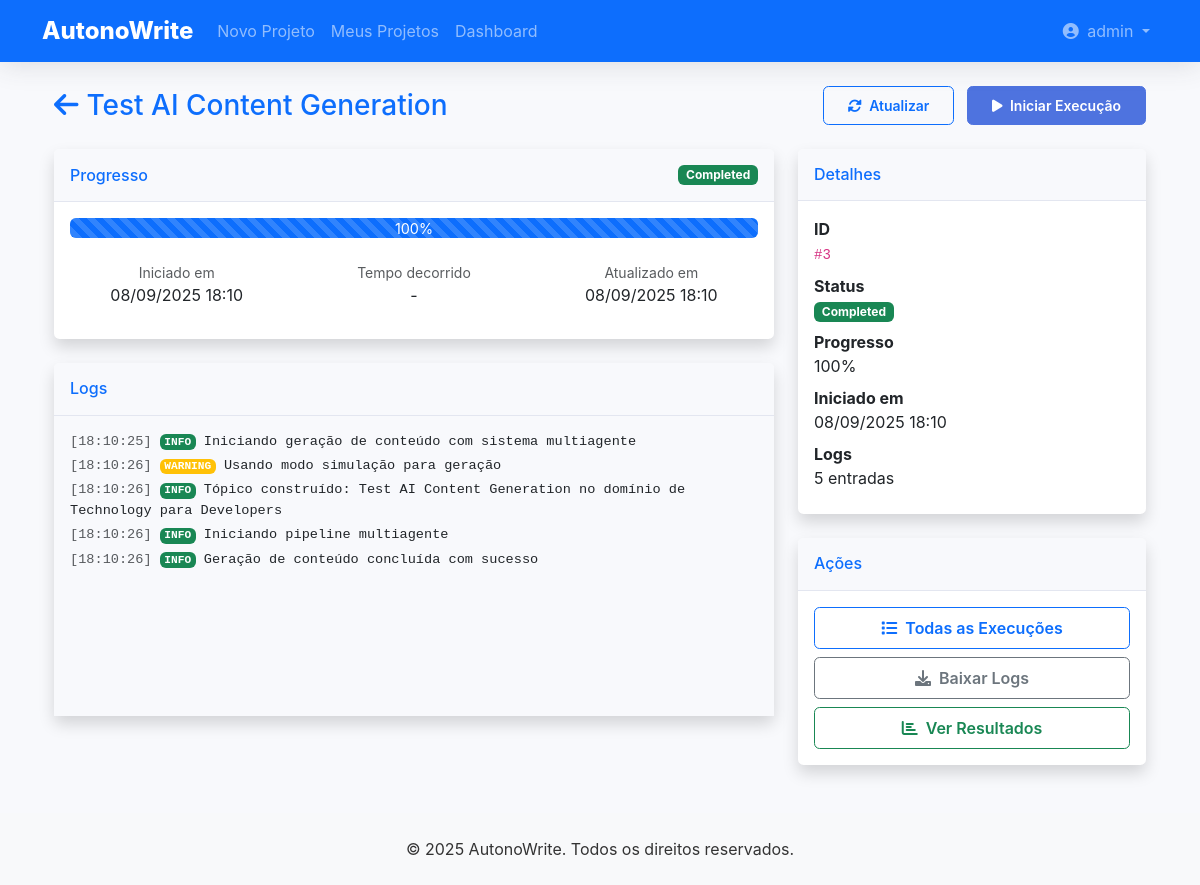
The app's page /execution/project/1/dashboard (signed in) with its own data.
### app/models/user.py (models this page shows, shortened)
class User(UserMixin, db.Model):
    __tablename__ = 'users'
    id = db.Column(db.Integer, primary_key=True)
    username = db.Column(db.String(64), index=True, unique=True, nullable=False)
    email = db.Column(db.String(120), index=True, unique=True, nullable=False)
    password_hash = db.Column(db.String(256), nullable=False)
    created_at = db.Column(db.DateTime, default=datetime.utcnow)
    is_active = db.Column(db.Boolean, default=True)
    is_admin = db.Column(db.Boolean, default=False)
    projects = db.relationship('Project', backref='author', lazy='dynamic')

### app/models/project.py (models this page shows, shortened)
class Project(db.Model):
    __tablename__ = 'projects'
    id = db.Column(db.Integer, primary_key=True)
    title = db.Column(db.String(200), nullable=False)
    description = db.Column(db.Text)
    status = db.Column(db.String(20), default='draft')  # draft, pending, in_progress, completed, archived
    created_at = db.Column(db.DateTime, default=datetime.utcnow)
    updated_at = db.Column(db.DateTime, default=datetime.utcnow, onupdate=datetime.utcnow)
    user_id = db.Column(db.Integer, db.ForeignKey('users.id'), nullable=False)
    executions = db.relationship('Execution', back_populates='project',
                               order_by='desc(Execution.started_at)',
                               cascade='all, delete-orphan')
    settings = db.Column(JSONType, default=dict)  # Stores all wizard settings
    content = db.Column(JSONType, default=dict)   # Stores generated content
    def get_last_execution(self):
        return Execution.query.filter_by(
            project_id=self.id
        ).order_by(Execution.started_at.desc()).first()

### app/models/execution.py (models this page shows, shortened)
class Execution(db.Model):
    __tablename__ = 'executions'
    id = db.Column(db.Integer, primary_key=True)
    project_id = db.Column(db.Integer, db.ForeignKey('projects.id'), nullable=False)
    user_id = db.Column(db.Integer, db.ForeignKey('users.id'), nullable=False)
    status = db.Column(db.Enum(ExecutionStatus), default=ExecutionStatus.PENDING, nullable=False)
    started_at = db.Column(db.DateTime, default=datetime.utcnow)
    completed_at = db.Column(db.DateTime)
    progress = db.Column(db.Float, default=0.0)  # 0.0 to 1.0
    metadata_ = db.Column('metadata', JSONType)  # Additional execution metadata
    project = db.relationship('Project', back_populates='executions')
    user = db.relationship('User')
    logs = db.relationship('ExecutionLog', back_populates='execution',
                          order_by='ExecutionLog.timestamp',
                          cascade='all, delete-orphan')

class ExecutionLog(db.Model):
    __tablename__ = 'execution_logs'
    id = db.Column(db.Integer, primary_key=True)
    execution_id = db.Column(db.Integer, db.ForeignKey('executions.id'), nullable=False)
    timestamp = db.Column(db.DateTime, default=datetime.utcnow, nullable=False)
    level = db.Column(db.Enum(ExecutionLogLevel), nullable=False)
    message = db.Column(db.Text, nullable=False)
    execution = db.relationship('Execution', back_populates='logs')

### app/routes/execution.py (the view)
@bp.route('/project/<int:project_id>/dashboard')
@login_required
@project_required
def execution_dashboard(project):
    execution = project.get_last_execution()
    return render_template('execution/dashboard.html',
                         project=project,
                         execution=execution,
                         ExecutionStatus=ExecutionStatus)

### app/models/user.py (called while the page is built)
@login_manager.user_loader
def load_user(id):
    return User.query.get(int(id))

### app/templates/execution/dashboard.html (shortened to what this page needs)
{% extends "base.html" %}
{% block content %}
<div class="container-fluid">
    <div class="d-sm-flex align-items-center justify-content-between mb-4">
        <h1 class="h3 mb-0 text-gray-800">
            <a href="{{ url_for('projects.view_project', project_id=project.id) }}" class="text-decoration-none">
                <i class="fas fa-arrow-left me-2"></i>{{ project.title }}
            </a>
        </h1>
        <div>
            <button id="refreshBtn" class="btn btn-sm btn-outline-primary me-2">
                <i class="fas fa-sync-alt me-1"></i> Atualizar
            </button>
            {% if execution and execution.status.name in ['PENDING', 'RUNNING'] %}
            <button id="cancelExecutionBtn" class="btn btn-sm btn-outline-danger" data-execution-id="{{ execution.id }}">
                <i class="fas fa-times-circle me-1"></i> Cancelar
            </button>
            {% else %}
            <button id="startExecutionBtn" class="btn btn-sm btn-primary" data-project-id="{{ project.id }}">
                <i class="fas fa-play me-1"></i> Iniciar Execução
            </button>
            {% endif %}
        </div>
    </div>
    <div class="row">
        <div class="col-xl-8">
            <div class="card shadow mb-4">
                <div class="card-header py-3 d-flex justify-content-between align-items-center">
                    <h6 class="m-0 font-weight-bold text-primary">Progresso</h6>
                    <span id="executionStatus" class="badge {% if execution %}{% if execution.status.name == 'COMPLETED' %}bg-success{% elif execution.status.name == 'FAILED' %}bg-danger{% elif execution.status.name == 'RUNNING' %}bg-primary{% else %}bg-secondary{% endif %}{% else %}bg-secondary{% endif %}">
                        {{ execution.status.value|title if execution else 'Nenhuma execução' }}
                    </span>
                </div>
                <div class="card-body">
                    <div class="progress mb-4" style="height: 20px;">
                        <div id="executionProgress" class="progress-bar progress-bar-striped {% if execution and execution.status.name == 'RUNNING' %}progress-bar-animated{% endif %}"
                             style="width: {{ ((execution.progress * 100) if execution and execution.progress else 0)|int }}%"
                             aria-valuenow="{{ ((execution.progress * 100) if execution and execution.progress else 0)|int }}">
                            {{ ((execution.progress * 100) if execution and execution.progress else 0)|int }}%
                        </div>
                    </div>
                    <div class="row text-center">
                        <div class="col-md-4 mb-3">
                            <div class="text-muted small">Iniciado em</div>
                            <div id="startedAt">{{ execution.started_at.strftime('%d/%m/%Y %H:%M') if execution else '-' }}</div>
                        </div>
                        <div class="col-md-4 mb-3">
                            <div class="text-muted small">Tempo decorrido</div>
                            <div id="elapsedTime">-</div>
                        </div>
                        <div class="col-md-4 mb-3">
                            <div class="text-muted small">Atualizado em</div>
                            <div id="lastUpdated">{{ execution.completed_at.strftime('%d/%m/%Y %H:%M') if execution and execution.completed_at else execution.started_at.strftime('%d/%m/%Y %H:%M') if execution and execution.started_at else '-' }}</div>
                        </div>
                    </div>
                </div>
            </div>
            <div class="card shadow">
                <div class="card-header py-3">
                    <h6 class="m-0 font-weight-bold text-primary">Logs</h6>
                </div>
                <div id="executionLogs" class="card-body p-3" style="height: 300px; overflow-y: auto; background-color: #f8f9fc; font-family: monospace;">
                    {% if execution and execution.logs %}
                        {% for log in execution.logs %}
                        <div class="mb-1">
                            <span class="text-muted">[{{ log.timestamp.strftime('%H:%M:%S') }}]</span>
                            <span class="badge bg-{{ 'success' if log.level.name == 'INFO' else 'warning' if log.level.name == 'WARNING' else 'danger' }} text-white">
                                {{ log.level.name }}
                            </span>
                            {{ log.message }}
                        </div>
                        {% endfor %}
                    {% else %}
                        <div class="text-muted text-center py-5">Nenhum log disponível</div>
                    {% endif %}
                </div>
            </div>
        </div>
        <div class="col-xl-4">
            <div class="card shadow mb-4">
                <div class="card-header py-3">
                    <h6 class="m-0 font-weight-bold text-primary">Detalhes</h6>
                </div>
                <div class="card-body">
                    {% if execution %}
                        <dl class="mb-0">
                            <dt>ID</dt>
                            <dd><code>#{{ execution.id }}</code></dd>
                            <dt>Status</dt>
                            <dd>
                                <span class="badge {% if execution.status.name == 'COMPLETED' %}bg-success{% elif execution.status.name == 'FAILED' %}bg-danger{% elif execution.status.name == 'RUNNING' %}bg-primary{% else %}bg-secondary{% endif %}">
                                    {{ execution.status.value|title }}
                                </span>
                            </dd>
                            <dt>Progresso</dt>
                            <dd>{{ ((execution.progress * 100) if execution and execution.progress else 0)|int }}%</dd>
                            <dt>Iniciado em</dt>
                            <dd>{{ execution.started_at.strftime('%d/%m/%Y %H:%M') }}</dd>
                            <dt>Logs</dt>
                            <dd>{{ execution.logs|length }} entradas</dd>
                        </dl>
                    {% else %}
                        <p class="text-muted mb-0">Nenhuma execução encontrada.</p>
                    {% endif %}
                </div>
            </div>
            <div class="card shadow">
                <div class="card-header py-3">
                    <h6 class="m-0 font-weight-bold text-primary">Ações</h6>
                </div>
                <div class="card-body">
                    <div class="d-grid gap-2">
                        <a href="{{ url_for('execution.project_executions', project_id=project.id) }}" class="btn btn-outline-primary">
                            <i class="fas fa-list me-1"></i> Todas as Execuções
                        </a>
                        <button id="downloadLogsBtn" class="btn btn-outline-secondary" {% if not execution or not execution.logs|length %}disabled{% endif %}>
                            <i class="fas fa-download me-1"></i> Baixar Logs
                        </button>
                        <button id="viewResultsBtn" class="btn btn-outline-success" {% if not execution or execution.status.name != 'COMPLETED' %}disabled{% endif %}>
                            <i class="fas fa-chart-bar me-1"></i> Ver Resultados
                        </button>
                    </div>
                </div>
            </div>
        </div>
    </div>
</div>
{% endblock %}

### app/templates/base.html (shortened to what this page needs)
<!DOCTYPE html>
<html lang="pt-BR">
<head>
    <link href="https://cdn.jsdelivr.net/npm/bootstrap@5.3.0/dist/css/bootstrap.min.css" rel="stylesheet">
    <link rel="stylesheet" href="https://cdnjs.cloudflare.com/ajax/libs/font-awesome/6.0.0/css/all.min.css">
    <link rel="stylesheet" href="{{ url_for('static', filename='css/style.css') }}">
</head>
<body>
    <nav class="navbar navbar-expand-lg navbar-dark bg-primary">
        <div class="container">
            <a class="navbar-brand" href="{{ url_for('main.index') }}">AutonoWrite</a>
            <div class="collapse navbar-collapse" id="navbarNav">
                <ul class="navbar-nav me-auto">
                    <li class="nav-item">
                        <a class="nav-link" href="{{ url_for('wizard.new_project') }}">Novo Projeto</a>
                    </li>
                    <li class="nav-item">
                        <a class="nav-link" href="{{ url_for('projects.list_projects') }}">Meus Projetos</a>
                    </li>
                    <li class="nav-item">
                        <a class="nav-link" href="{{ url_for('main.dashboard') }}">Dashboard</a>
                    </li>
                </ul>
                <ul class="navbar-nav">
                    {% if current_user.is_authenticated %}
                        <li class="nav-item dropdown">
                            <a class="nav-link dropdown-toggle" href="#" id="userDropdown" role="button" data-bs-toggle="dropdown">
                                <i class="fas fa-user-circle me-1"></i> {{ current_user.username }}
                            </a>
                        </li>
                    {% endif %}
                </ul>
            </div>
        </div>
    </nav>
    <main class="container my-4">
        {% block content %}{% endblock %}
    </main>
    <footer class="bg-light py-4 mt-5">
        <div class="container text-center">
            <p class="mb-0">&copy; 2025 AutonoWrite. Todos os direitos reservados.</p>
        </div>
    </footer>
</body>
</html>

### app/static/css/style.css (style rules this page uses)
:root { --primary-color: #4e73df; --secondary-color: #858796; --success-color: #1cc88a; --info-color: #36b9cc; --warning-color: #f6c23e; --danger-color: #e74a3b; --light-color: #f8f9fc; --dark-color: #5a5c69; }
body { font-family: 'Nunito', -apple-system, BlinkMacSystemFont, 'Segoe UI', Roboto, 'Helvetica Neue', Arial, sans-serif; background-color: #f8f9fc; color: #333; }
.navbar { box-shadow: 0 0.15rem 1.75rem 0 rgba(58, 59, 69, 0.15); }
.navbar-brand { font-weight: 800; font-size: 1.5rem; }
.card { border: none; border-radius: 0.35rem; box-shadow: 0 0.15rem 1.75rem 0 rgba(58, 59, 69, 0.1); transition: transform 0.2s ease-in-out, box-shadow 0.2s ease-in-out; }
.card-header { background-color: #f8f9fc; border-bottom: 1px solid #e3e6f0; font-weight: 700; }
.btn { border-radius: 0.35rem; font-weight: 600; padding: 0.5rem 1.5rem; }
.btn-primary { background-color: var(--primary-color); border-color: var(--primary-color); }
.shadow { box-shadow: 0 0.15rem 1.75rem 0 rgba(58, 59, 69, 0.15); }

### app/templates/execution/dashboard.html (style rules this page uses)
#executionLogs { font-size: 0.85rem; line-height: 1.5; }
#executionLogs .badge { font-size: 0.7rem; padding: 0.2em 0.4em; }
.progress { height: 1.5rem; font-size: 0.9rem; }
.progress-bar { display: flex; align-items: center; justify-content: center; }

### records on screen
User: username "admin"
Project: title "Test AI Content Generation"
Execution: status.value "Completed", progress "100", started_at "08/09/2025 18:10", completed_at "08/09/2025 18:10", id "3"
ExecutionLog: timestamp "18:10:25", level.name "INFO", message "Iniciando geração de conteúdo com sistema multiagente"
ExecutionLog: timestamp "18:10:26", level.name "WARNING", message "Usando modo simulação para geração"
ExecutionLog: timestamp "18:10:26", level.name "INFO", message "Tópico construído: Test AI Content Generation no domínio de Technology para Developers"
ExecutionLog: timestamp "18:10:26", level.name "INFO", message "Iniciando pipeline multiagente"
ExecutionLog: timestamp "18:10:26", level.name "INFO", message "Geração de conteúdo concluída com sucesso"

### other values on screen
{{ execution.logs|length }} "5"
